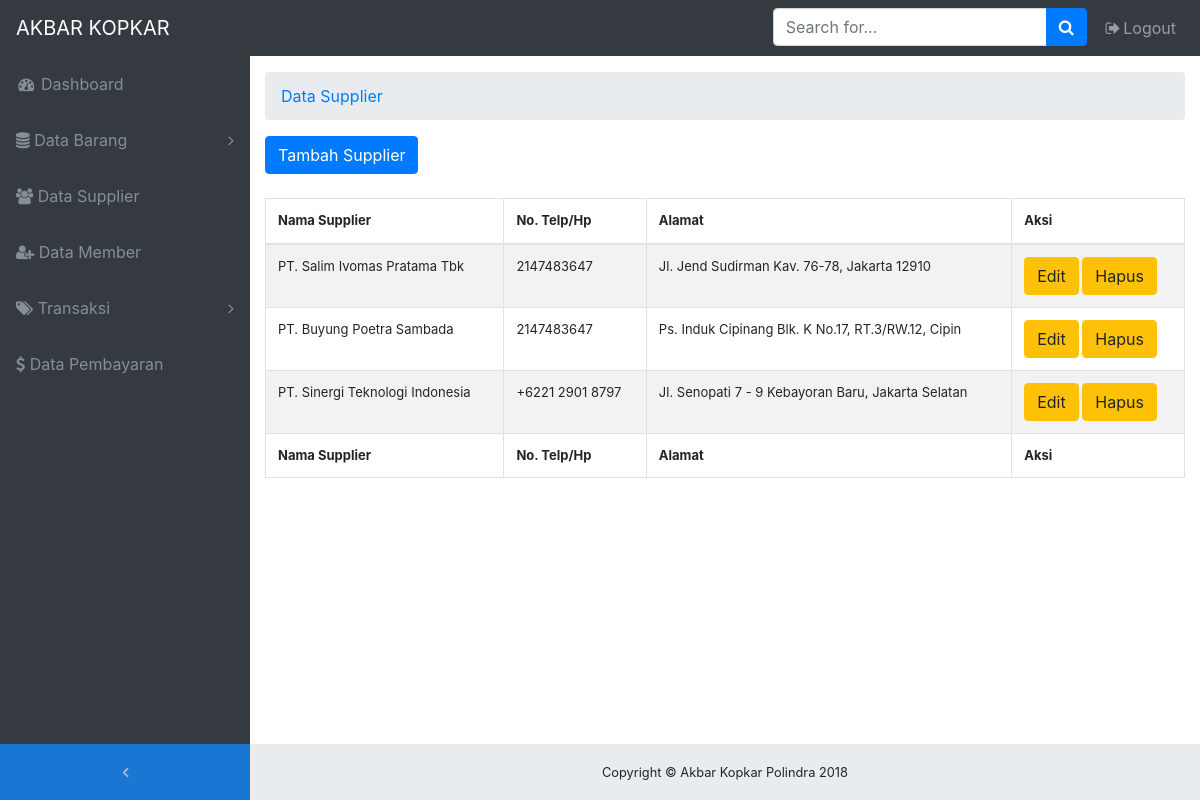
Page /on-admin/supplier.php on the committed database.
### tables this page shows
CREATE TABLE `supplier` (
  `id_supplier` int(5) NOT NULL,
  `nama_supplier` varchar(50) NOT NULL,
  `no_telp` varchar(15) NOT NULL,
  `alamat` varchar(50) NOT NULL
);

### on-admin/supplier.php (the view, shortened to what this page needs)
<!DOCTYPE html>
<html lang="en">
<head>
  <link href="vendor/bootstrap/css/bootstrap.min.css" rel="stylesheet">
  <link href="vendor/font-awesome/css/font-awesome.min.css" rel="stylesheet" type="text/css">
  <link href="vendor/datatables/dataTables.bootstrap4.css" rel="stylesheet">
  <link href="css/sb-admin.css" rel="stylesheet">
</head>
<body class="fixed-nav sticky-footer bg-dark" id="page-top">
  <nav class="navbar navbar-expand-lg navbar-dark bg-dark fixed-top" id="mainNav">
    <a class="navbar-brand" href="index.php">AKBAR KOPKAR</a>
    <div class="collapse navbar-collapse" id="navbarResponsive">
      <ul class="navbar-nav navbar-sidenav" id="exampleAccordion">
        <li class="nav-item" data-toggle="tooltip" data-placement="right" title="Dashboard">
          <a class="nav-link" href="index.php">
            <i class="fa fa-fw fa-dashboard"></i>
            <span class="nav-link-text">Dashboard</span>
          </a>
        </li>
        <li class="nav-item" data-toggle="tooltip" data-placement="right" title="Components">
          <a class="nav-link nav-link-collapse collapsed" data-toggle="collapse" href="#collapseComponents" data-parent="#exampleAccordion">
            <i class="fa fa-database"></i>
            <span class="nav-link-text">Data Barang</span>
          </a>
        </li>
        <li class="nav-item" data-toggle="tooltip" data-placement="right" title="Tables">
          <a class="nav-link" href="supplier.php">
            <i class="fa fa-users"></i>
            <span class="nav-link-text">Data Supplier</span>
          </a>
        </li>
        <li class="nav-item" data-toggle="tooltip" data-placement="right" title="Tables">
          <a class="nav-link" href="member.php">
            <i class="fa fa-user-plus"></i>
            <span class="nav-link-text">Data Member</span>
          </a>
        </li>
        <li class="nav-item" data-toggle="tooltip" data-placement="right" title="Example Pages">
          <a class="nav-link nav-link-collapse collapsed" data-toggle="collapse" href="#collapseExamplePages" data-parent="#exampleAccordion">
            <i class="fa fa-tags"></i>
            <span class="nav-link-text">Transaksi</span>
          </a>
        </li>
        <li class="nav-item" data-toggle="tooltip" data-placement="right" title="Tables">
          <a class="nav-link" href="pembayaran.php">
            <i class="fa fa-dollar"></i>
            <span class="nav-link-text">Data Pembayaran</span>
          </a>
        </li>
      </ul>
      <ul class="navbar-nav sidenav-toggler">
        <li class="nav-item">
          <a class="nav-link text-center" id="sidenavToggler">
            <i class="fa fa-fw fa-angle-left"></i>
          </a>
        </li>
      </ul>
      <ul class="navbar-nav ml-auto">
        <li class="nav-item">
          <form class="form-inline my-2 my-lg-0 mr-lg-2">
            <div class="input-group">
              <input class="form-control" type="text" placeholder="Search for...">
              <span class="input-group-append">
                <button class="btn btn-primary" type="button">
                  <i class="fa fa-search"></i>
                </button>
              </span>
            </div>
          </form>
        </li>
        <li class="nav-item">
          <a class="nav-link" data-toggle="modal" data-target="#exampleModal">
            <i class="fa fa-fw fa-sign-out"></i>Logout</a>
        </li>
      </ul>
    </div>
  </nav>
  <div class="content-wrapper">
    <div class="container-fluid">
      <ol class="breadcrumb">
        <li class="breadcrumb-item">
          <a href="#">Data Supplier</a>
        </li>
      </ol>
    <a href="tambah-supplier.php"><button class="btn btn-primary"><span>Tambah Supplier</span></button></a><br><br>
    <table id="ngoding" class="table table-striped table-bordered" cellspacing="0" width="100%" style="font-size: 13px">
            <thead>
            <tr>
                <th>Nama Supplier</th>
                <th>No. Telp/Hp</th>
                <th>Alamat</th>
                <th>Aksi</th>
            </tr>
            </thead>
            <?php
                include 'koneksi.php';
                $sql = mysqli_query($conn, "SELECT * from supplier");
                while ($data = mysqli_fetch_array($sql)){
                ?>
            <tr>
                    <td><?php echo $data['nama_supplier'];?></td>
                    <td><?php echo $data['no_telp'];?></td>
                    <td><?php echo $data['alamat'];?></td>
                    <td>
                        <a href=""><button class="btn btn-warning"><span class="glyphicon glyphicon-pencil"></span>Edit</button></a>
                        <a href="hapus-barang-masuk.php" onclick="return confirm('Yakin akan dihapus ?');"><button class="btn btn-warning"><span class="glyphicon glyphicon-trash"></span>Hapus</button></a>
                    </td>
            </tr>
            <?php
            }
            ?>
            <tfoot>
            <tr>
                <th>Nama Supplier</th>
                <th>No. Telp/Hp</th>
                <th>Alamat</th>
                <th>Aksi</th>
            </tr>
        </tfoot>
        </table>
    <footer class="sticky-footer">
      <div class="container">
        <div class="text-center">
          <small>Copyright © Akbar Kopkar Polindra 2018</small>
        </div>
      </div>
    </footer>
  </div>
</body>
</html>

### on-admin/css/sb-admin.css (style rules this page uses)
html { position: relative; min-height: 100%; }
body { overflow-x: hidden; }
body.sticky-footer { margin-bottom: 56px; }
body.sticky-footer .content-wrapper { min-height: calc(100vh - 56px - 56px); }
body.fixed-nav { padding-top: 56px; }
.content-wrapper { min-height: calc(100vh - 56px); padding-top: 1rem; }
#mainNav .navbar-collapse { overflow: auto; max-height: 75vh; }
#mainNav .navbar-collapse .navbar-nav .nav-item .nav-link { cursor: pointer; }
#mainNav .navbar-collapse .navbar-sidenav .nav-link-collapse:after { float: right; content: '\f107'; font-family: 'FontAwesome'; }
#mainNav .navbar-collapse .navbar-sidenav .nav-link-collapse.collapsed:after { content: '\f105'; }
#mainNav .navbar-collapse .sidenav-toggler { display: none; }
@media (min-width: 992px) { #mainNav .navbar-brand { width: 250px; } }
@media (min-width: 992px) { #mainNav .navbar-collapse { overflow: visible; max-height: none; } }
@media (min-width: 992px) { #mainNav .navbar-collapse .navbar-sidenav { position: absolute; top: 0; left: 0; -webkit-flex-direction: column; -ms-flex-direction: column; flex-direction: column; margin-top: 56px; } }
@media (min-width: 992px) { #mainNav .navbar-collapse .navbar-sidenav > .nav-item { width: 250px; padding: 0; } }
@media (min-width: 992px) { #mainNav .navbar-collapse .navbar-sidenav > .nav-item > .nav-link { padding: 1em; } }
#mainNav.fixed-top .sidenav-toggler { display: none; }
@media (min-width: 992px) { #mainNav.fixed-top .navbar-sidenav { height: calc(100vh - 112px); } }
@media (min-width: 992px) { #mainNav.fixed-top .sidenav-toggler { position: absolute; top: 0; left: 0; display: flex; -webkit-flex-direction: column; -ms-flex-direction: column; flex-direction: column; margin-top: calc(100vh - 56px); } }
@media (min-width: 992px) { #mainNav.fixed-top .sidenav-toggler > .nav-item { width: 250px; padding: 0; } }
@media (min-width: 992px) { #mainNav.fixed-top .sidenav-toggler > .nav-item > .nav-link { padding: 1em; } }
#mainNav.fixed-top.navbar-dark .sidenav-toggler { background-color: #1976d2; }
#mainNav.fixed-top.navbar-dark .sidenav-toggler a i { color: #adb5bd; }
.content-wrapper { overflow-x: hidden; background: white; }
@media (min-width: 992px) { .content-wrapper { margin-left: 250px; } }
#sidenavToggler i { font-weight: 800; }
#mainNav.navbar-dark .navbar-collapse .navbar-sidenav .nav-link-collapse:after { color: #868e96; }
#mainNav.navbar-dark .navbar-collapse .navbar-sidenav > .nav-item > .nav-link { color: #868e96; }
@media (min-width: 992px) { #mainNav.navbar-dark .navbar-collapse .navbar-sidenav { background: #343a40; } }
footer.sticky-footer { position: absolute; right: 0; bottom: 0; width: 100%; height: 56px; background-color: #e9ecef; line-height: 55px; }
@media (min-width: 992px) { footer.sticky-footer { width: calc(100% - 250px); } }

### rows in the picture
supplier: nama_supplier "PT. Salim Ivomas Pratama Tbk", no_telp "2147483647", alamat "Jl. Jend Sudirman Kav. 76-78, Jakarta 12910"
supplier: nama_supplier "PT. Buyung Poetra Sambada", no_telp "2147483647", alamat "Ps. Induk Cipinang Blk. K No.17, RT.3/RW.12, Cipin"
supplier: nama_supplier "PT. Sinergi Teknologi Indonesia", no_telp "+6221 2901 8797", alamat "Jl. Senopati 7 - 9 Kebayoran Baru, Jakarta Selatan"
